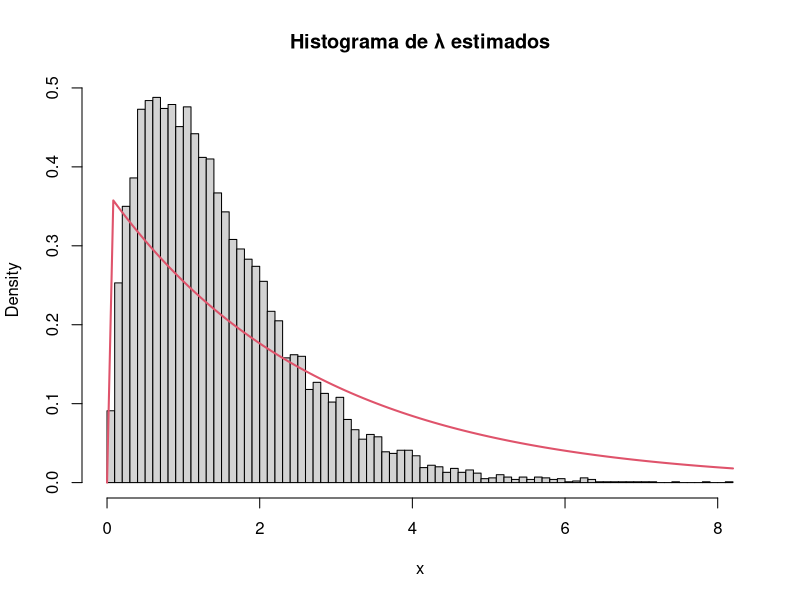
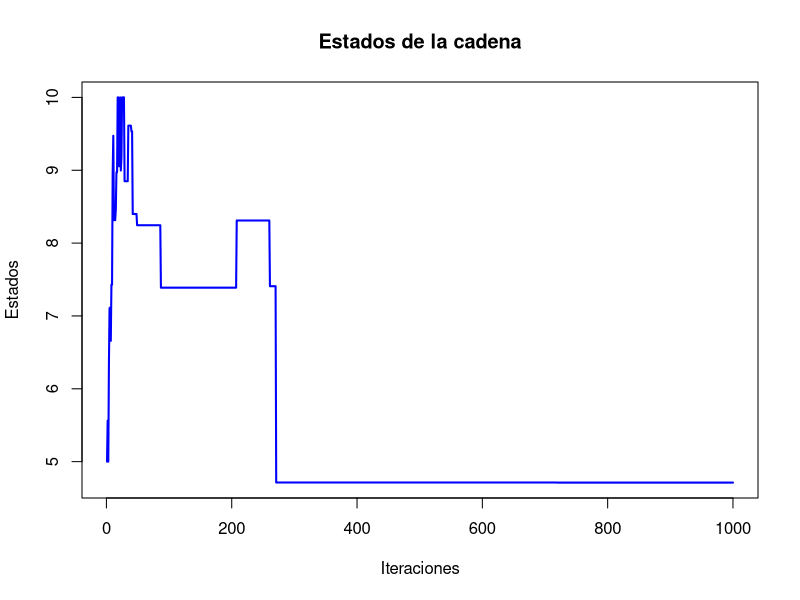

Write the R code that produced these figures, in order.
## ---- chunk 1
set.seed(2024)
## ---- chunk 2
f <- function(x) {
  exp(-x^2) / (1 + x^2)
}
## ---- chunk 3
# Método de Montecarlo para aproximar la integral
montecarlo_integration <- function(N) {
  # Generamos N muestras aleatorias entre 0 y 1
  x <- runif(N, 0, 1)
  
  # Evaluamos la función en los puntos muestreados
  fx <- f(x)
  
  # Estimar la integral como el promedio de f(x)
  integral_estimate <- mean(fx)

  return(integral_estimate)
}

N <- 100000  # número de muestras

montecarlo_result <- montecarlo_integration(N)

cat("Aproximación de la integral por Montecarlo:", montecarlo_result, "\n")

## ---- chunk 4
integral_exacta <- integrate(f, 0, 1)
cat("Aproximación de la integral por Integrate:", integral_exacta$value, "\n")
cat("El error absoluto de Integrate:", integral_exacta$abs.error, "\n")
## ---- chunk 5
montecarlo_result - integral_exacta$value
## ---- chunk 6
f_L <- function(L) {
  return(exp(-L)) 
}
## ---- chunk 7
g_L <- function(L) {
  return(dnorm(L, mean = 3, sd = 2))
}
## ---- chunk 8
# Establecemos la semilla

n <- 10^4  # número de muestras

# Generar muestras de la distribución normal g
L_samples <- rnorm(n, mean = 3, sd = 2)

# Estimamos el valor esperado usando la importancia ponderada
pesos <- f_L(L_samples) / g_L(L_samples)
perdidas_esperadas <- mean(L_samples * pesos)

cat("La estimación del valor esperado de la pérdida usando muestreo por importancia es:", 
    perdidas_esperadas, "\n")

## ---- chunk 9
tiempos <- c(2.72, 1.93, 1.76, 0.49, 6.12, 0.43, 4.01, 1.71, 2.01, 5.96)

lambda_est <- 1 / mean(tiempos)

# Máximo teórico de la densidad aux (gamma)
m <- max(dgamma(1, 2, 1))

# Simulaciones
U <- runif(10^4)
x <- rgamma(10^4, 2, 1)  # Muestras de la dist aux (gamma)
ngen <- length(x)

# Dist exponecial (objetivo)
dexp1 <- Vectorize(function(x) dexp(x, lambda_est))
## ---- chunk 10
for(i in 1:10^4){
  while((U[i] * m) >= dexp1(x[i])){ 
    U[i] <- runif(1)
    x[i] <- rgamma(1, 2, 1)
    ngen <- ngen + 1
  }
}
## ---- chunk 11
cat("Número de generaciones = ", ngen, "\n")
cat("Número medio de aceptados = ", ngen / 10^4, "\n")
cat("Proporción de rechazos = ", 1 - 10^4 / ngen, "\n")

hist(x, breaks = "FD", freq = FALSE, main = "Histograma de \u03BB estimados")
curve(dexp(x, lambda_est), col = 2, lwd = 2, add = TRUE)
## ---- chunk 12
cred_interval <- quantile(x, probs = c(0.005, 0.995))
cat("Intervalo de credibilidad al 99%: [", cred_interval[1], ", ", cred_interval[2], "]\n")
## ---- chunk 13
lambda_hip <- 0.5
if(lambda_hip >= cred_interval[1] && lambda_hip <= cred_interval[2]) {
  cat("No se rechaza la hipótesis lambda = 0.5, está dentro del intervalo de credibilidad.\n")
} else {
  cat("Se rechaza la hipótesis lambda = 0.5, está fuera del intervalo de credibilidad.\n")
}
## ---- chunk 14
f <- function(x) {
  return(exp(sin(10 * x) / (10 * cos(x))))
}
## ---- chunk 15
resim <- function(f, alpha = 0.5, s0 = 5, niter = 1000, mini = 0, maxi = 10) {
  s_n <- s0
  estados <- rep(0, niter)
  iter_count <- 0
  for (k in 1:niter) {
    estados[k] <- s_n
    T <- (1 - alpha)^k  # Enfriamiento
    s_new <- rnorm(1, s_n, 1)
    
    # Asegurarse de que la nueva solución esté dentro de los límites
    if (s_new < mini) { s_new <- mini }
    if (s_new > maxi) { s_new <- maxi }
    
    dif <- f(s_new) - f(s_n)
    if (dif < 0) {
      s_n <- s_new
    } else {
      random <- runif(1, 0, 1)
      if (random < exp(-dif / T)) {
        s_n <- s_new
      }
    }
    iter_count <- iter_count + 1
  }
  return(list(r = s_n, e = estados))
}
## ---- chunk 16
Resultado <- resim(f, 0.1, 5, 1000, 0, 10)
## ---- chunk 17
Resultado$r  # Minimo global
plot(Resultado$e, type = "l", col = "blue", lwd = 2, 
     ylab = "Estados", xlab = "Iteraciones", main = "Estados de la cadena")
